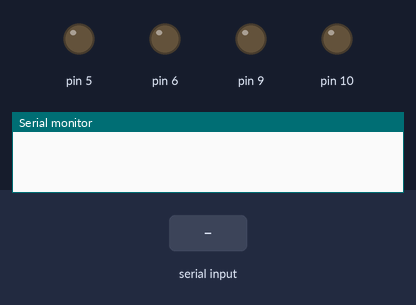
This sketch was run on a simulated Arduino Uno, built with avr-gcc and run on an emulated ATmega328P. Shown: output pins drawn as LEDs (lit = HIGH), the last lines printed to the serial monitor. The inputs (shaded band) are chosen by the test bench.

Above: at 2.2 s.
2.3 s: "F" received over the second serial link
At 3.0 s:
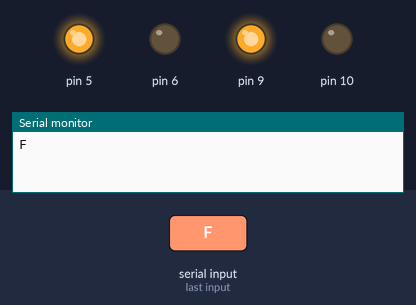
3.8 s: "B" received over the second serial link
At 4.2 s:
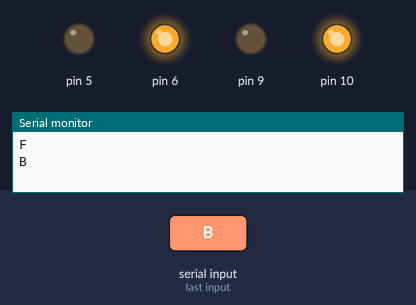
5.3 s: "L" received over the second serial link
At 6.5 s:
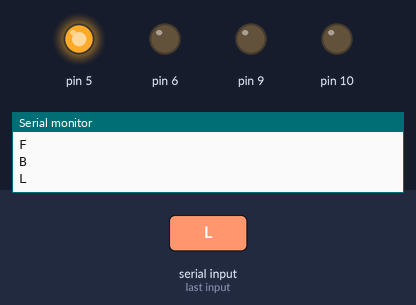
6.8 s: "R" received over the second serial link
At 7.7 s:
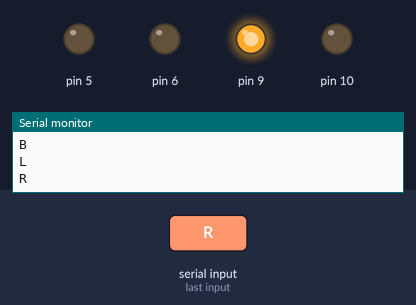
8.3 s: "I" received over the second serial link
At 8.8 s:
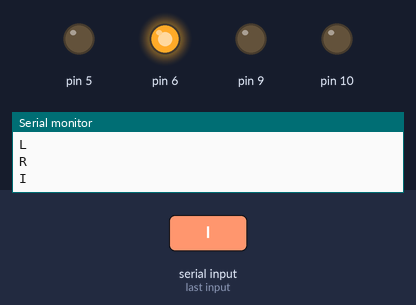
9.8 s: "J" received over the second serial link
At 11.1 s:
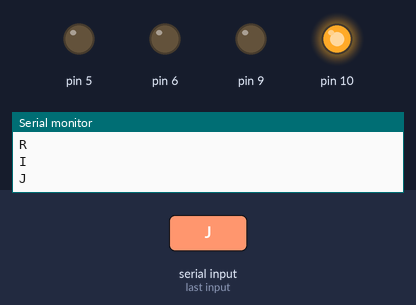
Timing chart, 0 to 12.3 s (numbered marks = the images above; inputs shaded):
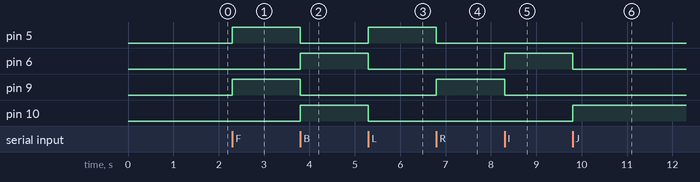

The sketch:

robo_V1.1Eric.ino
```cpp
#include <SoftwareSerial.h>

SoftwareSerial BT(2, 3); // RX, TX

char buf;

class DCMotor {
  int spd = 255, pin1, pin2;

public:
    void Pinout(int in1, int in2){
      pin1 = in1;
      pin2 = in2;
      pinMode(pin1, OUTPUT);
      pinMode(pin2, OUTPUT);
    }

    void Speed(int in1){
      spd = in1;
    }

    void Forward(){
      analogWrite(pin1, spd);
      digitalWrite(pin2, LOW);
    }

    void Backward(){
      digitalWrite(pin1, LOW);
      analogWrite(pin2, spd);
    }

    void Stop(){
      digitalWrite(pin1, LOW);
      digitalWrite(pin2, LOW);
    }
};

DCMotor Motor1, Motor2;

void verificaComandoCelular(){
  int watchDogCounter = 0;

  while(BT.available() > 0){
    buf = BT.read();
    Serial.println(buf);

    // Frente
    if (buf == 'F'){
      Motor1.Forward();
      Motor2.Forward();
    }

    // Ré no kibe
    if (buf == 'B'){
      Motor1.Backward();
      Motor2.Backward();
    }

    // Esquerda frente
    if (buf == 'L'){
      Motor1.Forward();
      Motor2.Stop();
    }

    // Direita frente
    if (buf == 'R'){
      Motor2.Forward();
      Motor1.Stop();
    }

    // Esquerda trás
    if (buf == 'I'){
      Motor1.Backward();
      Motor2.Stop();
    }

    // Direita trás
    if (buf == 'J'){
      Motor2.Backward();
      Motor1.Stop();
    }

    // Parar
    if (buf == 'S'){
      Motor1.Stop();
      Motor2.Stop();
    }

    delay(100);
    watchDogCounter++;
    if (watchDogCounter > 500) break;
  }
}

void setup() {
  Serial.begin(9600);
  BT.begin(9600);

  Motor1.Pinout(5,6);
  Motor2.Pinout(9,10);

  delay(1000);
}

void loop() {
  Motor1.Speed(255);
  Motor2.Speed(255);
  verificaComandoCelular();
}
```

Measured:
- after the input at 2.3 s, pin 5, pin 9: LOW → HIGH at once
- after the input at 3.8 s, pin 5, pin 9: HIGH → LOW at once; pin 6, pin 10: LOW → HIGH at once
- after the input at 5.3 s, pin 5: LOW → HIGH at once; pin 6, pin 10: HIGH → LOW at once
- after the input at 6.8 s, pin 5: HIGH → LOW at once; pin 9: LOW → HIGH at once
- after the input at 8.3 s, pin 6: LOW → HIGH at once; pin 9: HIGH → LOW at once
- after the input at 9.8 s, pin 6: HIGH → LOW at once; pin 10: LOW → HIGH at once
